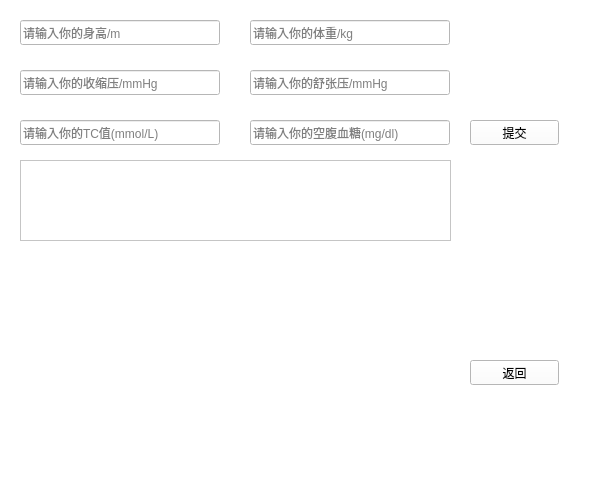
<?xml version="1.0" encoding="UTF-8"?>
<ui version="4.0">
 <class>healthassessment</class>
 <widget class="QWidget" name="healthassessment">
  <property name="geometry">
   <rect>
    <x>0</x>
    <y>0</y>
    <width>600</width>
    <height>500</height>
   </rect>
  </property>
  <property name="windowTitle">
   <string>Form</string>
  </property>
  <property name="styleSheet">
   <string notr="true">background-color: rgb(255, 255, 255);</string>
  </property>
  <widget class="QLineEdit" name="lineEdit">
   <property name="geometry">
    <rect>
     <x>20</x>
     <y>20</y>
     <width>200</width>
     <height>25</height>
    </rect>
   </property>
   <property name="placeholderText">
    <string>请输入你的身高/m</string>
   </property>
  </widget>
  <widget class="QLineEdit" name="lineEdit_2">
   <property name="geometry">
    <rect>
     <x>250</x>
     <y>20</y>
     <width>200</width>
     <height>25</height>
    </rect>
   </property>
   <property name="placeholderText">
    <string>请输入你的体重/kg</string>
   </property>
  </widget>
  <widget class="QLineEdit" name="lineEdit_3">
   <property name="geometry">
    <rect>
     <x>20</x>
     <y>70</y>
     <width>200</width>
     <height>25</height>
    </rect>
   </property>
   <property name="placeholderText">
    <string>请输入你的收缩压/mmHg</string>
   </property>
  </widget>
  <widget class="QLineEdit" name="lineEdit_4">
   <property name="geometry">
    <rect>
     <x>20</x>
     <y>120</y>
     <width>200</width>
     <height>25</height>
    </rect>
   </property>
   <property name="placeholderText">
    <string>请输入你的TC值(mmol/L)</string>
   </property>
  </widget>
  <widget class="QLineEdit" name="lineEdit_5">
   <property name="geometry">
    <rect>
     <x>250</x>
     <y>120</y>
     <width>200</width>
     <height>25</height>
    </rect>
   </property>
   <property name="placeholderText">
    <string>请输入你的空腹血糖(mg/dl)</string>
   </property>
  </widget>
  <widget class="QLineEdit" name="lineEdit_6">
   <property name="geometry">
    <rect>
     <x>250</x>
     <y>70</y>
     <width>200</width>
     <height>25</height>
    </rect>
   </property>
   <property name="placeholderText">
    <string>请输入你的舒张压/mmHg</string>
   </property>
  </widget>
  <widget class="QPushButton" name="pushButton">
   <property name="geometry">
    <rect>
     <x>470</x>
     <y>120</y>
     <width>89</width>
     <height>25</height>
    </rect>
   </property>
   <property name="text">
    <string>提交</string>
   </property>
  </widget>
  <widget class="QPushButton" name="pushButton_2">
   <property name="geometry">
    <rect>
     <x>470</x>
     <y>360</y>
     <width>89</width>
     <height>25</height>
    </rect>
   </property>
   <property name="text">
    <string>返回</string>
   </property>
  </widget>
  <widget class="QTableWidget" name="tableWidget">
   <property name="geometry">
    <rect>
     <x>20</x>
     <y>160</y>
     <width>431</width>
     <height>81</height>
    </rect>
   </property>
  </widget>
 </widget>
 <resources/>
 <connections/>
</ui>
